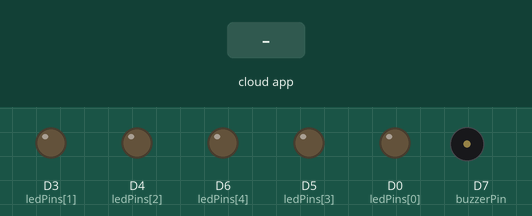
The sketch below on a simulated ESP8266 (NodeMCU). Parts: output pins drawn as LEDs (lit = HIGH), buzzer (waves = sounding, pin HIGH). Inputs (shaded band) come from the test bench. WiFi joins after 1.5 s; servers stay silent unless stated; the Firebase database answers and starts empty.

Above: at 2.7 s.
2.8 s: the phone or cloud app sets open to 1
At 3.3 s:
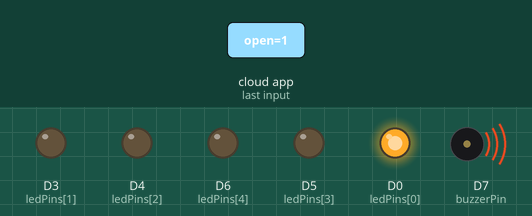
At 4.1 s:
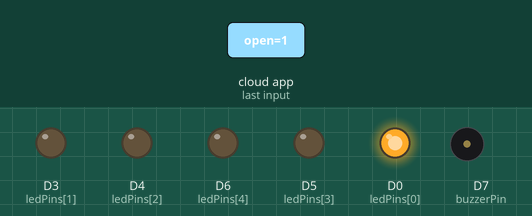
4.9 s: the phone or cloud app sets 0 to occupied
At 6.0 s:
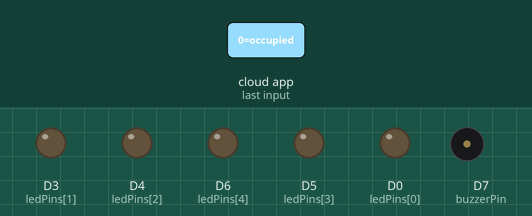
Timing chart, 0 to 7.9 s (numbered marks = the images above; inputs shaded):
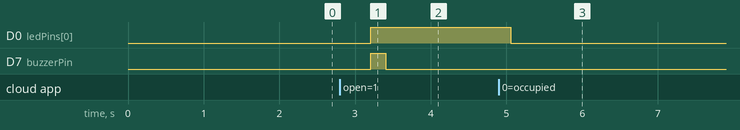

Measured:
- after the input at 2.8 s, D0 (ledPins[0]): LOW → HIGH after 0.40 s; D7 (buzzerPin): LOW → HIGH after 0.40 s, → LOW 0.20 s later
- after the input at 4.9 s, D0 (ledPins[0]): HIGH → LOW after 0.16 s

The sketch:

ESP2.ino
```cpp
#include <ESP8266WiFi.h>
#include <FirebaseESP8266.h>

// Wi-Fi
#define WIFI_SSID     "IITRPR"
#define WIFI_PASSWORD "V#6qF?pyM!bQ$%NX"

// Firebase
#define FIREBASE_HOST "smart-parking-system-114b2-default-rtdb.firebaseio.com"
#define FIREBASE_AUTH "6jnv4B2Nu2uoaA1gxpA21fi9vYs5vBxdsf1wA3by"

// Hardware
const int ledPins[] = { D0, D3, D4, D5, D6 };
const int buzzerPin = D7;
const int NUM_SLOTS = 5;

FirebaseData fbdo;
FirebaseAuth auth;
FirebaseConfig config;

// State
bool lastOpenState = false;
int  activeSlot    = -1;

void connectWiFi() {
  WiFi.begin(WIFI_SSID, WIFI_PASSWORD);
  while (WiFi.status() != WL_CONNECTED) delay(500);
}

void setup() {
  Serial.begin(115200);
  for (int i = 0; i < NUM_SLOTS; i++) {
    pinMode(ledPins[i], OUTPUT);
    digitalWrite(ledPins[i], LOW);
  }
  pinMode(buzzerPin, OUTPUT);
  digitalWrite(buzzerPin, LOW);

  connectWiFi();
  config.host = FIREBASE_HOST;
  config.signer.tokens.legacy_token = FIREBASE_AUTH;
  Firebase.begin(&config, &auth);
  Firebase.reconnectWiFi(true);
}

void loop() {
  if (WiFi.status() != WL_CONNECTED) connectWiFi();
  if (!Firebase.ready()) { delay(200); return; }

  // 1) Sample /gateControl/open
  if (Firebase.getBool(fbdo, "/gateControl/open")) {
    bool currOpen = fbdo.boolData();

    // rising edge => new booking
    if (currOpen && !lastOpenState) {
      if (Firebase.getInt(fbdo, "/gateControl/slotIndex")) {
        int slot = fbdo.intData();
        if (slot >= 0 && slot < NUM_SLOTS) {
          activeSlot = slot;
          // LED on + beep
          digitalWrite(ledPins[slot], HIGH);
          digitalWrite(buzzerPin, HIGH);
          delay(200);
          digitalWrite(buzzerPin, LOW);
        }
      }
    }
    lastOpenState = currOpen;
  }

  // 2) If we have an activeSlot, watch its occupancy
  if (activeSlot >= 0) {
    String path = "/parking_slots/" + String(activeSlot);
    if (Firebase.getString(fbdo, path.c_str())) {
      if (fbdo.stringData() == "occupied") {
        // turn LED off once—and never blink again
        digitalWrite(ledPins[activeSlot], LOW);
        activeSlot = -1;
      }
    }
  }

  delay(200);
}
```
